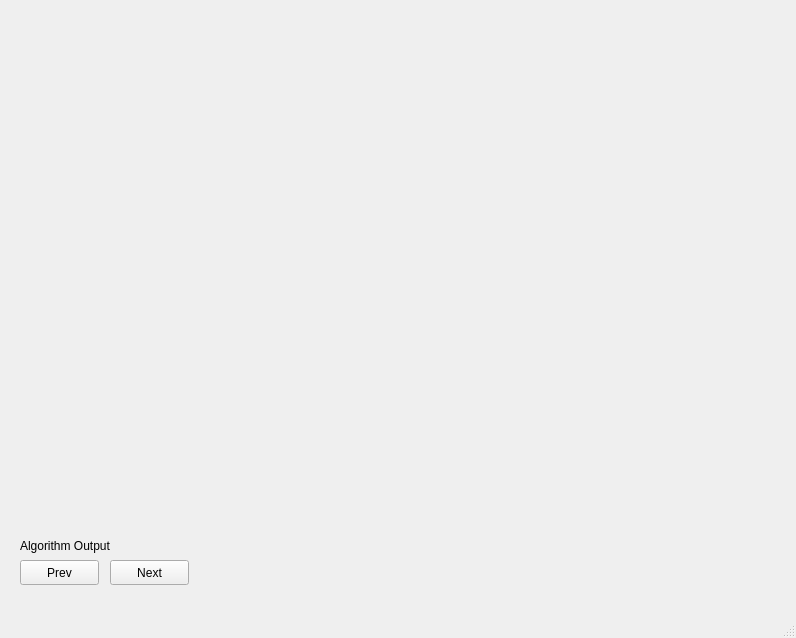
<?xml version="1.0" encoding="UTF-8"?>
<ui version="4.0">
 <class>MainWindow</class>
 <widget class="QMainWindow" name="MainWindow">
  <property name="geometry">
   <rect>
    <x>0</x>
    <y>0</y>
    <width>796</width>
    <height>638</height>
   </rect>
  </property>
  <property name="windowTitle">
   <string>MainWindow</string>
  </property>
  <widget class="QWidget" name="centralwidget">
   <widget class="QWidget" name="layoutWidget">
    <property name="geometry">
     <rect>
      <x>10</x>
      <y>11</y>
      <width>781</width>
      <height>501</height>
     </rect>
    </property>
    <layout class="QHBoxLayout" name="OpenGlPanel">
     <item>
      <spacer name="verticalSpacer">
       <property name="orientation">
        <enum>Qt::Vertical</enum>
       </property>
       <property name="sizeHint" stdset="0">
        <size>
         <width>20</width>
         <height>40</height>
        </size>
       </property>
      </spacer>
     </item>
    </layout>
   </widget>
   <widget class="QLabel" name="algorithmLabel">
    <property name="geometry">
     <rect>
      <x>20</x>
      <y>525</y>
      <width>761</width>
      <height>41</height>
     </rect>
    </property>
    <property name="text">
     <string>Algorithm Output</string>
    </property>
   </widget>
   <widget class="QPushButton" name="prevButton">
    <property name="geometry">
     <rect>
      <x>20</x>
      <y>560</y>
      <width>79</width>
      <height>25</height>
     </rect>
    </property>
    <property name="text">
     <string>Prev</string>
    </property>
   </widget>
   <widget class="QPushButton" name="nextButton">
    <property name="geometry">
     <rect>
      <x>110</x>
      <y>560</y>
      <width>79</width>
      <height>25</height>
     </rect>
    </property>
    <property name="text">
     <string>Next</string>
    </property>
   </widget>
  </widget>
  <widget class="QMenuBar" name="menubar">
   <property name="geometry">
    <rect>
     <x>0</x>
     <y>0</y>
     <width>796</width>
     <height>20</height>
    </rect>
   </property>
  </widget>
  <widget class="QStatusBar" name="statusbar"/>
 </widget>
 <resources/>
 <connections/>
</ui>
